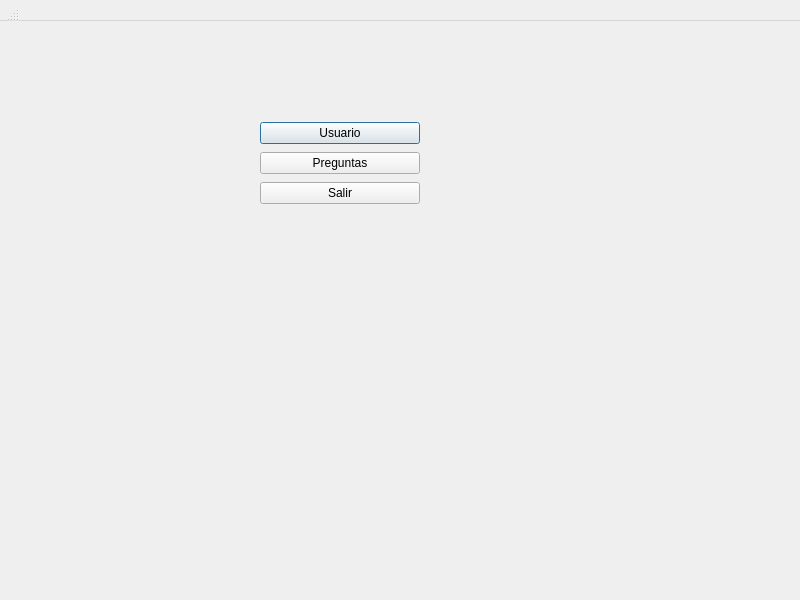
<?xml version="1.0" encoding="UTF-8"?>
<ui version="4.0">
 <class>ConfiguracionWindow</class>
 <widget class="QDialog" name="ConfiguracionWindow">
  <property name="geometry">
   <rect>
    <x>0</x>
    <y>0</y>
    <width>800</width>
    <height>600</height>
   </rect>
  </property>
  <property name="windowTitle">
   <string>MainWindow</string>
  </property>
  <widget class="QWidget" name="centralwidget" native="true">
   <property name="geometry">
    <rect>
     <x>0</x>
     <y>0</y>
     <width>100</width>
     <height>30</height>
    </rect>
   </property>
  </widget>
  <widget class="QMenuBar" name="menubar">
   <property name="geometry">
    <rect>
     <x>0</x>
     <y>0</y>
     <width>800</width>
     <height>21</height>
    </rect>
   </property>
  </widget>
  <widget class="QStatusBar" name="statusbar">
   <property name="geometry">
    <rect>
     <x>0</x>
     <y>0</y>
     <width>20</width>
     <height>22</height>
    </rect>
   </property>
  </widget>
  <widget class="QWidget" name="verticalLayoutWidget">
   <property name="geometry">
    <rect>
     <x>260</x>
     <y>120</y>
     <width>160</width>
     <height>86</height>
    </rect>
   </property>
   <layout class="QVBoxLayout" name="verticalLayout">
    <item>
     <widget class="QPushButton" name="btnUsuarios">
      <property name="text">
       <string>Usuario</string>
      </property>
     </widget>
    </item>
    <item>
     <widget class="QPushButton" name="btnPreguntas">
      <property name="text">
       <string>Preguntas</string>
      </property>
     </widget>
    </item>
    <item>
     <widget class="QPushButton" name="btnvolvrt">
      <property name="text">
       <string>Salir</string>
      </property>
     </widget>
    </item>
   </layout>
  </widget>
 </widget>
 <resources/>
 <connections/>
</ui>
